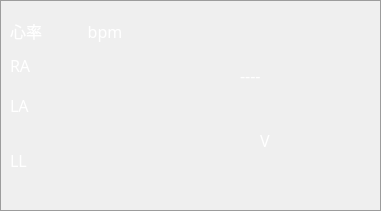
   <widget class="QGroupBox" name="ecgInfoGroupBox">
    <property name="geometry">
     <rect>
      <x>1200</x>
      <y>40</y>
      <width>381</width>
      <height>211</height>
     </rect>
    </property>
    <property name="palette">
     <palette>
      <active>
       <colorrole role="WindowText">
        <brush brushstyle="SolidPattern">
         <color alpha="255">
          <red>255</red>
          <green>255</green>
          <blue>255</blue>
         </color>
        </brush>
       </colorrole>
      </active>
      <inactive>
       <colorrole role="WindowText">
        <brush brushstyle="SolidPattern">
         <color alpha="255">
          <red>255</red>
          <green>255</green>
          <blue>255</blue>
         </color>
        </brush>
       </colorrole>
      </inactive>
      <disabled>
       <colorrole role="WindowText">
        <brush brushstyle="SolidPattern">
         <color alpha="127">
          <red>255</red>
          <green>255</green>
          <blue>255</blue>
         </color>
        </brush>
       </colorrole>
      </disabled>
     </palette>
    </property>
    <property name="styleSheet">
     <string notr="true">        QGroupBox {
            border-color: rgb(156, 156, 156);
            border-width: 1px;
            border-style: solid;
            margin-top: 0.5ex;
        }</string>
    </property>
    <property name="title">
     <string/>
    </property>
    <property name="flat">
     <bool>false</bool>
    </property>
    <widget class="QLabel" name="heartRateUnitLabel">
     <property name="geometry">
      <rect>
       <x>10</x>
       <y>10</y>
       <width>361</width>
       <height>41</height>
      </rect>
     </property>
     <property name="palette">
      <palette>
       <active>
        <colorrole role="WindowText">
         <brush brushstyle="SolidPattern">
          <color alpha="255">
           <red>255</red>
           <green>255</green>
           <blue>255</blue>
          </color>
         </brush>
        </colorrole>
       </active>
       <inactive>
        <colorrole role="WindowText">
         <brush brushstyle="SolidPattern">
          <color alpha="255">
           <red>255</red>
           <green>255</green>
           <blue>255</blue>
          </color>
         </brush>
        </colorrole>
       </inactive>
       <disabled>
        <colorrole role="WindowText">
         <brush brushstyle="SolidPattern">
          <color alpha="127">
           <red>255</red>
           <green>255</green>
           <blue>255</blue>
          </color>
         </brush>
        </colorrole>
       </disabled>
      </palette>
     </property>
     <property name="font">
      <font>
       <family>新宋体</family>
       <pointsize>12</pointsize>
      </font>
     </property>
     <property name="text">
      <string>心率           bpm</string>
     </property>
    </widget>
    <widget class="QLabel" name="leadRALabel">
     <property name="geometry">
      <rect>
       <x>10</x>
       <y>50</y>
       <width>31</width>
       <height>31</height>
      </rect>
     </property>
     <property name="palette">
      <palette>
       <active>
        <colorrole role="WindowText">
         <brush brushstyle="SolidPattern">
          <color alpha="255">
           <red>255</red>
           <green>255</green>
           <blue>255</blue>
          </color>
         </brush>
        </colorrole>
        <colorrole role="Dark">
         <brush brushstyle="SolidPattern">
          <color alpha="255">
           <red>255</red>
           <green>255</green>
           <blue>255</blue>
          </color>
         </brush>
        </colorrole>
        <colorrole role="Text">
         <brush brushstyle="SolidPattern">
          <color alpha="255">
           <red>231</red>
           <green>231</green>
           <blue>231</blue>
          </color>
         </brush>
        </colorrole>
        <colorrole role="ButtonText">
         <brush brushstyle="SolidPattern">
          <color alpha="255">
           <red>231</red>
           <green>231</green>
           <blue>231</blue>
          </color>
         </brush>
        </colorrole>
        <colorrole role="PlaceholderText">
         <brush brushstyle="SolidPattern">
          <color alpha="128">
           <red>231</red>
           <green>231</green>
           <blue>231</blue>
          </color>
         </brush>
        </colorrole>
       </active>
       <inactive>
        <colorrole role="WindowText">
         <brush brushstyle="SolidPattern">
          <color alpha="255">
           <red>255</red>
           <green>255</green>
           <blue>255</blue>
          </color>
         </brush>
        </colorrole>
        <colorrole role="Dark">
         <brush brushstyle="SolidPattern">
          <color alpha="255">
           <red>255</red>
           <green>255</green>
           <blue>255</blue>
          </color>
         </brush>
        </colorrole>
        <colorrole role="Text">
         <brush brushstyle="SolidPattern">
          <color alpha="255">
           <red>231</red>
           <green>231</green>
           <blue>231</blue>
          </color>
         </brush>
        </colorrole>
        <colorrole role="ButtonText">
         <brush brushstyle="SolidPattern">
          <color alpha="255">
           <red>231</red>
           <green>231</green>
           <blue>231</blue>
          </color>
         </brush>
        </colorrole>
        <colorrole role="PlaceholderText">
         <brush brushstyle="SolidPattern">
          <color alpha="128">
           <red>231</red>
           <green>231</green>
           <blue>231</blue>
          </color>
         </brush>
        </colorrole>
       </inactive>
       <disabled>
        <colorrole role="WindowText">
         <brush brushstyle="SolidPattern">
          <color alpha="255">
           <red>255</red>
           <green>255</green>
           <blue>255</blue>
          </color>
         </brush>
        </colorrole>
        <colorrole role="Dark">
         <brush brushstyle="SolidPattern">
          <color alpha="255">
           <red>255</red>
           <green>255</green>
           <blue>255</blue>
          </color>
         </brush>
        </colorrole>
        <colorrole role="Text">
         <brush brushstyle="SolidPattern">
          <color alpha="255">
           <red>255</red>
           <green>255</green>
           <blue>255</blue>
          </color>
         </brush>
        </colorrole>
        <colorrole role="ButtonText">
         <brush brushstyle="SolidPattern">
          <color alpha="255">
           <red>255</red>
           <green>255</green>
           <blue>255</blue>
          </color>
         </brush>
        </colorrole>
        <colorrole role="PlaceholderText">
         <brush brushstyle="SolidPattern">
          <color alpha="128">
           <red>231</red>
           <green>231</green>
           <blue>231</blue>
          </color>
         </brush>
        </colorrole>
       </disabled>
      </palette>
     </property>
     <property name="font">
      <font>
       <family>新宋体</family>
       <pointsize>12</pointsize>
      </font>
     </property>
     <property name="text">
      <string>RA</string>
     </property>
    </widget>
    <widget class="QLabel" name="leadLALabel">
     <property name="geometry">
      <rect>
       <x>10</x>
       <y>90</y>
       <width>31</width>
       <height>31</height>
      </rect>
     </property>
     <property name="palette">
      <palette>
       <active>
        <colorrole role="WindowText">
         <brush brushstyle="SolidPattern">
          <color alpha="255">
           <red>255</red>
           <green>255</green>
           <blue>255</blue>
          </color>
         </brush>
        </colorrole>
        <colorrole role="Button">
         <brush brushstyle="SolidPattern">
          <color alpha="255">
           <red>255</red>
           <green>255</green>
           <blue>255</blue>
          </color>
         </brush>
        </colorrole>
        <colorrole role="Dark">
         <brush brushstyle="SolidPattern">
          <color alpha="255">
           <red>255</red>
           <green>255</green>
           <blue>255</blue>
          </color>
         </brush>
        </colorrole>
        <colorrole role="Text">
         <brush brushstyle="SolidPattern">
          <color alpha="255">
           <red>231</red>
           <green>231</green>
           <blue>231</blue>
          </color>
         </brush>
        </colorrole>
        <colorrole role="ButtonText">
         <brush brushstyle="SolidPattern">
          <color alpha="255">
           <red>231</red>
           <green>231</green>
           <blue>231</blue>
          </color>
         </brush>
        </colorrole>
        <colorrole role="PlaceholderText">
         <brush brushstyle="SolidPattern">
          <color alpha="128">
           <red>231</red>
           <green>231</green>
           <blue>231</blue>
          </color>
         </brush>
        </colorrole>
       </active>
       <inactive>
        <colorrole role="WindowText">
         <brush brushstyle="SolidPattern">
          <color alpha="255">
           <red>255</red>
           <green>255</green>
           <blue>255</blue>
          </color>
         </brush>
        </colorrole>
        <colorrole role="Button">
         <brush brushstyle="SolidPattern">
          <color alpha="255">
           <red>255</red>
           <green>255</green>
           <blue>255</blue>
          </color>
         </brush>
        </colorrole>
        <colorrole role="Dark">
         <brush brushstyle="SolidPattern">
          <color alpha="255">
           <red>255</red>
           <green>255</green>
           <blue>255</blue>
          </color>
         </brush>
        </colorrole>
        <colorrole role="Text">
         <brush brushstyle="SolidPattern">
          <color alpha="255">
           <red>231</red>
           <green>231</green>
           <blue>231</blue>
          </color>
         </brush>
        </colorrole>
        <colorrole role="ButtonText">
         <brush brushstyle="SolidPattern">
          <color alpha="255">
           <red>231</red>
           <green>231</green>
           <blue>231</blue>
          </color>
         </brush>
        </colorrole>
        <colorrole role="PlaceholderText">
         <brush brushstyle="SolidPattern">
          <color alpha="128">
           <red>231</red>
           <green>231</green>
           <blue>231</blue>
          </color>
         </brush>
        </colorrole>
       </inactive>
       <disabled>
        <colorrole role="WindowText">
         <brush brushstyle="SolidPattern">
          <color alpha="255">
           <red>255</red>
           <green>255</green>
           <blue>255</blue>
          </color>
         </brush>
        </colorrole>
        <colorrole role="Button">
         <brush brushstyle="SolidPattern">
          <color alpha="255">
           <red>255</red>
           <green>255</green>
           <blue>255</blue>
          </color>
         </brush>
        </colorrole>
        <colorrole role="Dark">
         <brush brushstyle="SolidPattern">
          <color alpha="255">
           <red>255</red>
           <green>255</green>
           <blue>255</blue>
          </color>
         </brush>
        </colorrole>
        <colorrole role="Text">
         <brush brushstyle="SolidPattern">
          <color alpha="255">
           <red>255</red>
           <green>255</green>
           <blue>255</blue>
          </color>
         </brush>
        </colorrole>
        <colorrole role="ButtonText">
         <brush brushstyle="SolidPattern">
          <color alpha="255">
           <red>255</red>
           <green>255</green>
           <blue>255</blue>
          </color>
         </brush>
        </colorrole>
        <colorrole role="PlaceholderText">
         <brush brushstyle="SolidPattern">
          <color alpha="128">
           <red>231</red>
           <green>231</green>
           <blue>231</blue>
          </color>
         </brush>
        </colorrole>
       </disabled>
      </palette>
     </property>
     <property name="font">
      <font>
       <family>新宋体</family>
       <pointsize>12</pointsize>
      </font>
     </property>
     <property name="text">
      <string>LA</string>
     </property>
    </widget>
    <widget class="QLabel" name="leadLLLabel">
     <property name="geometry">
      <rect>
       <x>10</x>
       <y>140</y>
       <width>41</width>
       <height>41</height>
      </rect>
     </property>
     <property name="palette">
      <palette>
       <active>
        <colorrole role="WindowText">
         <brush brushstyle="SolidPattern">
          <color alpha="255">
           <red>255</red>
           <green>255</green>
           <blue>255</blue>
          </color>
         </brush>
        </colorrole>
        <colorrole role="Dark">
         <brush brushstyle="SolidPattern">
          <color alpha="255">
           <red>255</red>
           <green>255</green>
           <blue>255</blue>
          </color>
         </brush>
        </colorrole>
        <colorrole role="Text">
         <brush brushstyle="SolidPattern">
          <color alpha="255">
           <red>231</red>
           <green>231</green>
           <blue>231</blue>
          </color>
         </brush>
        </colorrole>
        <colorrole role="ButtonText">
         <brush brushstyle="SolidPattern">
          <color alpha="255">
           <red>231</red>
           <green>231</green>
           <blue>231</blue>
          </color>
         </brush>
        </colorrole>
        <colorrole role="PlaceholderText">
         <brush brushstyle="SolidPattern">
          <color alpha="128">
           <red>231</red>
           <green>231</green>
           <blue>231</blue>
          </color>
         </brush>
        </colorrole>
       </active>
       <inactive>
        <colorrole role="WindowText">
         <brush brushstyle="SolidPattern">
          <color alpha="255">
           <red>255</red>
           <green>255</green>
           <blue>255</blue>
          </color>
         </brush>
        </colorrole>
        <colorrole role="Dark">
         <brush brushstyle="SolidPattern">
          <color alpha="255">
           <red>255</red>
           <green>255</green>
           <blue>255</blue>
          </color>
         </brush>
        </colorrole>
        <colorrole role="Text">
         <brush brushstyle="SolidPattern">
          <color alpha="255">
           <red>231</red>
           <green>231</green>
           <blue>231</blue>
          </color>
         </brush>
        </colorrole>
        <colorrole role="ButtonText">
         <brush brushstyle="SolidPattern">
          <color alpha="255">
           <red>231</red>
           <green>231</green>
           <blue>231</blue>
          </color>
         </brush>
        </colorrole>
        <colorrole role="PlaceholderText">
         <brush brushstyle="SolidPattern">
          <color alpha="128">
           <red>231</red>
           <green>231</green>
           <blue>231</blue>
          </color>
         </brush>
        </colorrole>
       </inactive>
       <disabled>
        <colorrole role="WindowText">
         <brush brushstyle="SolidPattern">
          <color alpha="255">
           <red>255</red>
           <green>255</green>
           <blue>255</blue>
          </color>
         </brush>
        </colorrole>
        <colorrole role="Dark">
         <brush brushstyle="SolidPattern">
          <color alpha="255">
           <red>255</red>
           <green>255</green>
           <blue>255</blue>
          </color>
         </brush>
        </colorrole>
        <colorrole role="Text">
         <brush brushstyle="SolidPattern">
          <color alpha="255">
           <red>255</red>
           <green>255</green>
           <blue>255</blue>
          </color>
         </brush>
        </colorrole>
        <colorrole role="ButtonText">
         <brush brushstyle="SolidPattern">
          <color alpha="255">
           <red>255</red>
           <green>255</green>
           <blue>255</blue>
          </color>
         </brush>
        </colorrole>
        <colorrole role="PlaceholderText">
         <brush brushstyle="SolidPattern">
          <color alpha="128">
           <red>231</red>
           <green>231</green>
           <blue>231</blue>
          </color>
         </brush>
        </colorrole>
       </disabled>
      </palette>
     </property>
     <property name="font">
      <font>
       <family>新宋体</family>
       <pointsize>12</pointsize>
      </font>
     </property>
     <property name="text">
      <string>LL</string>
     </property>
    </widget>
    <widget class="QLabel" name="heartRateLabel">
     <property name="geometry">
      <rect>
       <x>240</x>
       <y>50</y>
       <width>61</width>
       <height>51</height>
      </rect>
     </property>
     <property name="palette">
      <palette>
       <active>
        <colorrole role="WindowText">
         <brush brushstyle="SolidPattern">
          <color alpha="255">
           <red>255</red>
           <green>255</green>
           <blue>255</blue>
          </color>
         </brush>
        </colorrole>
        <colorrole role="Button">
         <brush brushstyle="SolidPattern">
          <color alpha="255">
           <red>255</red>
           <green>255</green>
           <blue>255</blue>
          </color>
         </brush>
        </colorrole>
        <colorrole role="Dark">
         <brush brushstyle="SolidPattern">
          <color alpha="255">
           <red>255</red>
           <green>255</green>
           <blue>255</blue>
          </color>
         </brush>
        </colorrole>
        <colorrole role="Text">
         <brush brushstyle="SolidPattern">
          <color alpha="255">
           <red>231</red>
           <green>231</green>
           <blue>231</blue>
          </color>
         </brush>
        </colorrole>
        <colorrole role="ButtonText">
         <brush brushstyle="SolidPattern">
          <color alpha="255">
           <red>231</red>
           <green>231</green>
           <blue>231</blue>
          </color>
         </brush>
        </colorrole>
        <colorrole role="PlaceholderText">
         <brush brushstyle="SolidPattern">
          <color alpha="128">
           <red>231</red>
           <green>231</green>
           <blue>231</blue>
          </color>
         </brush>
        </colorrole>
       </active>
       <inactive>
        <colorrole role="WindowText">
         <brush brushstyle="SolidPattern">
          <color alpha="255">
           <red>255</red>
           <green>255</green>
           <blue>255</blue>
          </color>
         </brush>
        </colorrole>
        <colorrole role="Button">
         <brush brushstyle="SolidPattern">
          <color alpha="255">
           <red>255</red>
           <green>255</green>
           <blue>255</blue>
          </color>
         </brush>
        </colorrole>
        <colorrole role="Dark">
         <brush brushstyle="SolidPattern">
          <color alpha="255">
           <red>255</red>
           <green>255</green>
           <blue>255</blue>
          </color>
         </brush>
        </colorrole>
        <colorrole role="Text">
         <brush brushstyle="SolidPattern">
          <color alpha="255">
           <red>231</red>
           <green>231</green>
           <blue>231</blue>
          </color>
         </brush>
        </colorrole>
        <colorrole role="ButtonText">
         <brush brushstyle="SolidPattern">
          <color alpha="255">
           <red>231</red>
           <green>231</green>
           <blue>231</blue>
          </color>
         </brush>
        </colorrole>
        <colorrole role="PlaceholderText">
         <brush brushstyle="SolidPattern">
          <color alpha="128">
           <red>231</red>
           <green>231</green>
           <blue>231</blue>
          </color>
         </brush>
        </colorrole>
       </inactive>
       <disabled>
        <colorrole role="WindowText">
         <brush brushstyle="SolidPattern">
          <color alpha="255">
           <red>255</red>
           <green>255</green>
           <blue>255</blue>
          </color>
         </brush>
        </colorrole>
        <colorrole role="Button">
         <brush brushstyle="SolidPattern">
          <color alpha="255">
           <red>255</red>
           <green>255</green>
           <blue>255</blue>
          </color>
         </brush>
        </colorrole>
        <colorrole role="Dark">
         <brush brushstyle="SolidPattern">
          <color alpha="255">
           <red>255</red>
           <green>255</green>
           <blue>255</blue>
          </color>
         </brush>
        </colorrole>
        <colorrole role="Text">
         <brush brushstyle="SolidPattern">
          <color alpha="255">
           <red>255</red>
           <green>255</green>
           <blue>255</blue>
          </color>
         </brush>
        </colorrole>
        <colorrole role="ButtonText">
         <brush brushstyle="SolidPattern">
          <color alpha="255">
           <red>255</red>
           <green>255</green>
           <blue>255</blue>
          </color>
         </brush>
        </colorrole>
        <colorrole role="PlaceholderText">
         <brush brushstyle="SolidPattern">
          <color alpha="128">
           <red>231</red>
           <green>231</green>
           <blue>231</blue>
          </color>
         </brush>
        </colorrole>
       </disabled>
      </palette>
     </property>
     <property name="font">
      <font>
       <family>新宋体</family>
       <pointsize>12</pointsize>
      </font>
     </property>
     <property name="text">
      <string>----</string>
     </property>
    </widget>
    <widget class="QLabel" name="leadVLabel">
     <property name="geometry">
      <rect>
       <x>260</x>
       <y>120</y>
       <width>41</width>
       <height>41</height>
      </rect>
     </property>
     <property name="palette">
      <palette>
       <active>
        <colorrole role="WindowText">
         <brush brushstyle="SolidPattern">
          <color alpha="255">
           <red>255</red>
           <green>255</green>
           <blue>255</blue>
          </color>
         </brush>
        </colorrole>
        <colorrole role="Dark">
         <brush brushstyle="SolidPattern">
          <color alpha="255">
           <red>255</red>
           <green>255</green>
           <blue>255</blue>
          </color>
         </brush>
        </colorrole>
        <colorrole role="Text">
         <brush brushstyle="SolidPattern">
          <color alpha="255">
           <red>231</red>
           <green>231</green>
           <blue>231</blue>
          </color>
         </brush>
        </colorrole>
        <colorrole role="ButtonText">
         <brush brushstyle="SolidPattern">
          <color alpha="255">
           <red>231</red>
           <green>231</green>
           <blue>231</blue>
          </color>
         </brush>
        </colorrole>
        <colorrole role="PlaceholderText">
         <brush brushstyle="SolidPattern">
          <color alpha="128">
           <red>231</red>
           <green>231</green>
           <blue>231</blue>
          </color>
         </brush>
        </colorrole>
       </active>
       <inactive>
        <colorrole role="WindowText">
         <brush brushstyle="SolidPattern">
          <color alpha="255">
           <red>255</red>
           <green>255</green>
           <blue>255</blue>
          </color>
         </brush>
        </colorrole>
        <colorrole role="Dark">
         <brush brushstyle="SolidPattern">
          <color alpha="255">
           <red>255</red>
           <green>255</green>
           <blue>255</blue>
          </color>
         </brush>
        </colorrole>
        <colorrole role="Text">
         <brush brushstyle="SolidPattern">
          <color alpha="255">
           <red>231</red>
           <green>231</green>
           <blue>231</blue>
          </color>
         </brush>
        </colorrole>
        <colorrole role="ButtonText">
         <brush brushstyle="SolidPattern">
          <color alpha="255">
           <red>231</red>
           <green>231</green>
           <blue>231</blue>
          </color>
         </brush>
        </colorrole>
        <colorrole role="PlaceholderText">
         <brush brushstyle="SolidPattern">
          <color alpha="128">
           <red>231</red>
           <green>231</green>
           <blue>231</blue>
          </color>
         </brush>
        </colorrole>
       </inactive>
       <disabled>
        <colorrole role="WindowText">
         <brush brushstyle="SolidPattern">
          <color alpha="255">
           <red>255</red>
           <green>255</green>
           <blue>255</blue>
          </color>
         </brush>
        </colorrole>
        <colorrole role="Dark">
         <brush brushstyle="SolidPattern">
          <color alpha="255">
           <red>255</red>
           <green>255</green>
           <blue>255</blue>
          </color>
         </brush>
        </colorrole>
        <colorrole role="Text">
         <brush brushstyle="SolidPattern">
          <color alpha="255">
           <red>255</red>
           <green>255</green>
           <blue>255</blue>
          </color>
         </brush>
        </colorrole>
        <colorrole role="ButtonText">
         <brush brushstyle="SolidPattern">
          <color alpha="255">
           <red>255</red>
           <green>255</green>
           <blue>255</blue>
          </color>
         </brush>
        </colorrole>
        <colorrole role="PlaceholderText">
         <brush brushstyle="SolidPattern">
          <color alpha="128">
           <red>231</red>
           <green>231</green>
           <blue>231</blue>
          </color>
         </brush>
        </colorrole>
       </disabled>
      </palette>
     </property>
     <property name="font">
      <font>
       <family>新宋体</family>
       <pointsize>12</pointsize>
      </font>
     </property>
     <property name="text">
      <string>V</string>
     </property>
    </widget>
   </widget>
